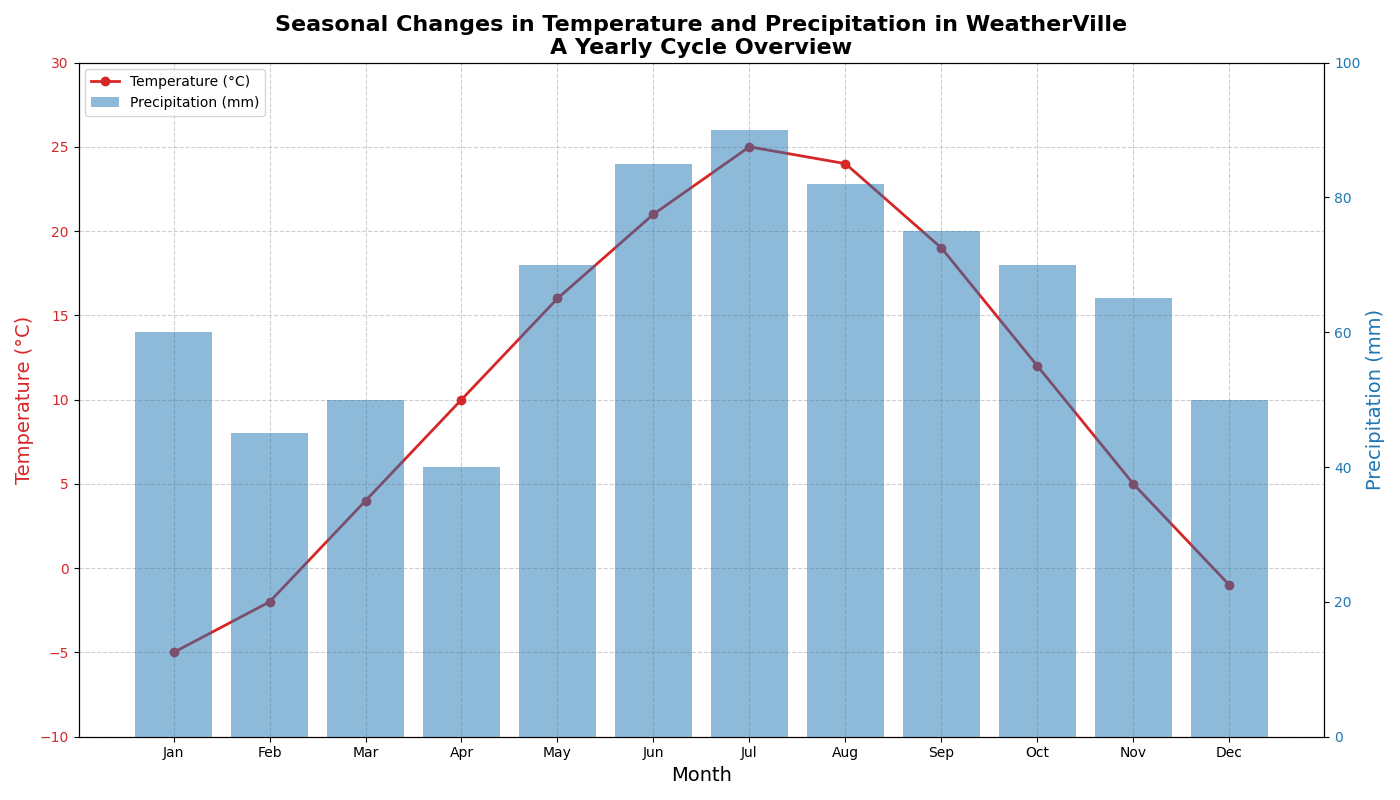

Reproduce this figure in Python.
import matplotlib.pyplot as plt
import numpy as np

# Backstory: Tracking the Seasonal Changes in Temperature and Precipitation Over a Year
# Context: The data represents a year's cycle of temperature and precipitation in a fictional town called 'WeatherVille'.

# Data: Months of the year and corresponding temperature (Celsius) and precipitation (mm).
months = np.array(['Jan', 'Feb', 'Mar', 'Apr', 'May', 'Jun', 'Jul', 'Aug', 'Sep', 'Oct', 'Nov', 'Dec'])
temperature_celsius = np.array([-5, -2, 4, 10, 16, 21, 25, 24, 19, 12, 5, -1])
precipitation_mm = np.array([60, 45, 50, 40, 70, 85, 90, 82, 75, 70, 65, 50])

# Create a figure with two y-axes
fig, ax1 = plt.subplots(figsize=(14, 8))

# Plotting the temperature data
ax1.plot(months, temperature_celsius, color='tab:red', marker='o', linestyle='-', linewidth=2, markersize=6, label='Temperature (°C)')
ax1.set_xlabel('Month', fontsize=14)
ax1.set_ylabel('Temperature (°C)', fontsize=14, color='tab:red')
ax1.tick_params(axis='y', labelcolor='tab:red')
ax1.set_ylim(-10, 30)

# Creating a second y-axis for precipitation
ax2 = ax1.twinx()
ax2.bar(months, precipitation_mm, color='tab:blue', alpha=0.5, label='Precipitation (mm)')
ax2.set_ylabel('Precipitation (mm)', fontsize=14, color='tab:blue')
ax2.tick_params(axis='y', labelcolor='tab:blue')
ax2.set_ylim(0, 100)

# Adding the title
plt.title('Seasonal Changes in Temperature and Precipitation in WeatherVille\nA Yearly Cycle Overview', fontsize=16, fontweight='bold')

# Adding legends
lines, labels = ax1.get_legend_handles_labels()
bars, bar_labels = ax2.get_legend_handles_labels()
ax1.legend(lines + bars, labels + bar_labels, loc='upper left')

# Adding grid to the plot for better readability
ax1.grid(True, linestyle='--', alpha=0.6)

# Adjust layout for better fit
plt.tight_layout()

# Display the plot
plt.show()
